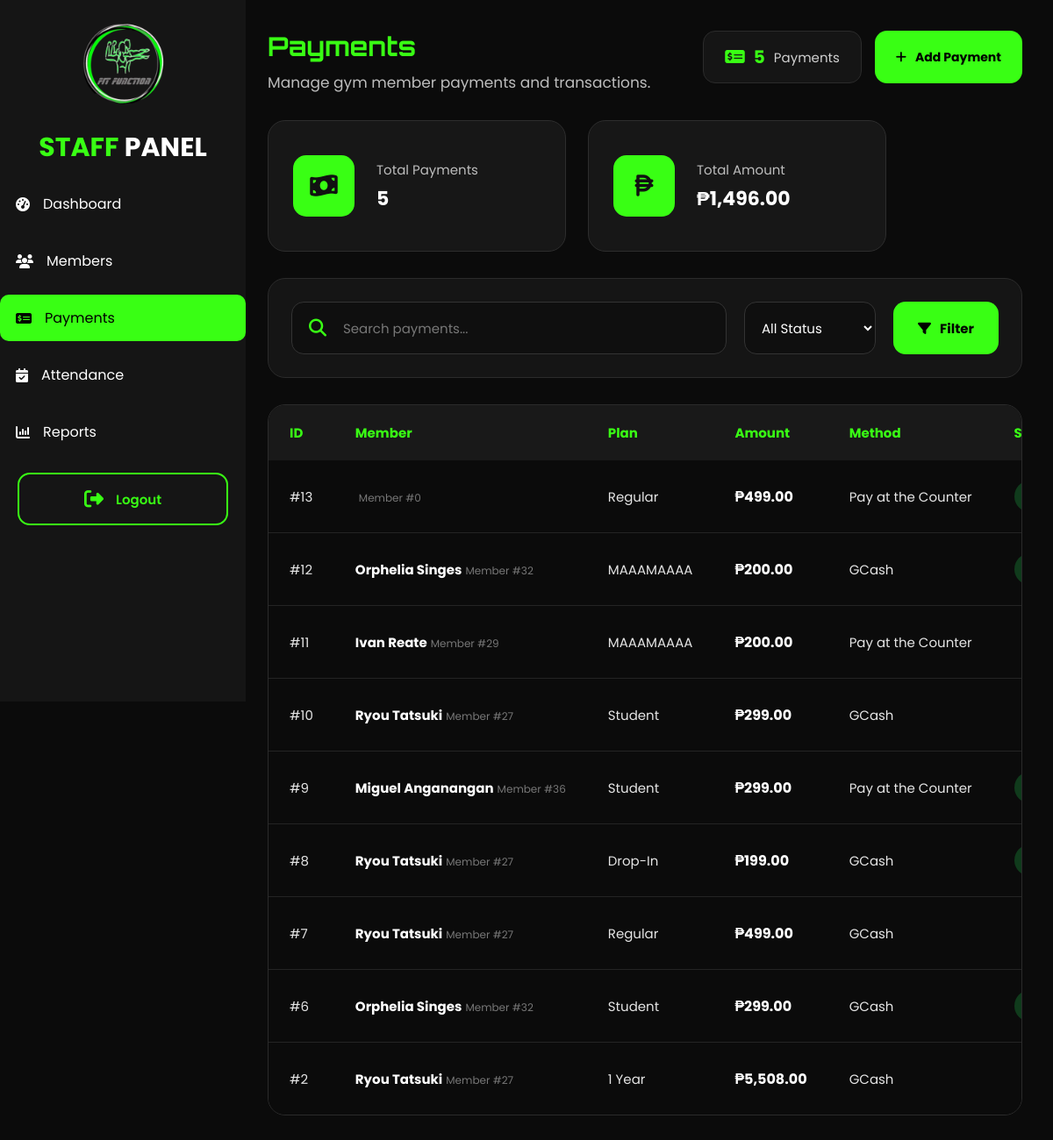
/payments_staff.php (signed in), run on the app's committed database.
### tables this page shows
CREATE TABLE `payments` (
  `payment_id` int(11) NOT NULL,
  `member_id` int(11) DEFAULT NULL,
  `payer_name` varchar(150) DEFAULT NULL,
  `plan_id` int(11) NOT NULL,
  `amount` decimal(10,2) NOT NULL,
  `payment_method` enum('Credit/Debit Card','GCash','Pay at the Counter') NOT NULL,
  `payment_status` enum('Pending','Approved','Declined') DEFAULT 'Pending',
  `transaction_reference` varchar(100) DEFAULT NULL,
  `proof_of_payment` varchar(255) DEFAULT NULL,
  `payment_date` timestamp NOT NULL DEFAULT CURRENT_TIMESTAMP
);

CREATE TABLE `membership_plans` (
  `plan_id` int(11) NOT NULL,
  `plan_name` varchar(50) NOT NULL,
  `duration_days` int(11) NOT NULL,
  `price` decimal(10,2) NOT NULL,
  `description` varchar(255) DEFAULT NULL,
  `status` enum('Active','Inactive') DEFAULT 'Active'
);

CREATE TABLE `signup` (
  `id` int(100) NOT NULL,
  `first_name` varchar(100) NOT NULL,
  `middlename` varchar(100) DEFAULT NULL,
  `last_name` varchar(100) NOT NULL,
  `suffix` varchar(20) DEFAULT NULL,
  `email` varchar(150) NOT NULL,
  `contact_number` varchar(30) NOT NULL,
  `gender` enum('Male','Female','Rather not say') NOT NULL,
  `birthdate` date NOT NULL,
  `password` varchar(255) NOT NULL,
  `created_at` timestamp NOT NULL DEFAULT CURRENT_TIMESTAMP ON UPDATE CURRENT_TIMESTAMP,
  `verification_code` varchar(6) NOT NULL,
  `verification_expiry` datetime NOT NULL,
  `email_verified` tinyint(1) NOT NULL DEFAULT '0',
  `status` varchar(20) NOT NULL DEFAULT 'Pending',
  `address` varchar(255) DEFAULT NULL,
  `profile_picture` varchar(255) DEFAULT NULL,
  `qr_token` varchar(64) DEFAULT NULL
);

### payments_staff.php (the view, shortened to what this page needs)
<?php
require_once("includes/staff_auth.php");
$search = trim($_GET['search'] ?? '');
$status = trim($_GET['status'] ?? '');
$sql = "
    SELECT
        p.payment_id,
        p.member_id,
        p.plan_id,
        p.amount,
        p.payment_method,
        p.payment_status,
        p.transaction_reference,
        p.proof_of_payment,
        p.payment_date,
        s.first_name,
        s.middlename,
        s.last_name,
        mp.plan_name
    FROM payments p
    LEFT JOIN signup s
        ON p.member_id = s.id
    LEFT JOIN membership_plans mp
        ON p.plan_id = mp.plan_id
    WHERE 1=1
";
$sql .= " ORDER BY p.payment_id DESC";
$stmt = $con->prepare($sql);
$stmt->execute();
$result = $stmt->get_result();
$totalPayments = 0;
$totalAmount = 0;
$countResult = $con->query("
    SELECT
        COUNT(*) AS total_payments,
        COALESCE(SUM(amount), 0) AS total_amount
    FROM payments
    WHERE payment_status = 'Approved'
");
if ($countResult) {
    $countData = $countResult->fetch_assoc();
    $totalPayments = $countData['total_payments'];
    $totalAmount = $countData['total_amount'];
}
?>
<!DOCTYPE html>
<html lang="en">
<head>
    <link
        rel="stylesheet"
        href="assets/css/admin.css"
    >
    <link
        rel="stylesheet"
        href="https://cdnjs.cloudflare.com/ajax/libs/font-awesome/6.5.2/css/all.min.css"
    >
</head>
<body>
<div class="wrapper">
    <?php include("includes/staff_sidebar.php"); ?>
    <div class="main">
    <div class="dashboard-content payments-content">
       <div class="page-header">
    <div>
        <h2>
            Payments
        </h2>
        <p>
            Manage gym member payments and transactions.
        </p>
    </div>
    <div class="page-header-actions">
        <div class="total-members-box">
            <i class="fa-solid fa-money-check-dollar"></i>
            <strong>
                <?= number_format($totalPayments) ?>
            </strong>
            Payments
        </div>
        <a
            href="payment_add_staff.php"
            class="btn-primary"
        >
            <i class="fa-solid fa-plus"></i>
            Add Payment
        </a>
    </div>
</div>
        <div class="stats-grid">
            <div class="stat-card">
                <div class="stat-icon">
                    <i class="fa-solid fa-money-bill-wave"></i>
                </div>
                <div>
                    <span>
                        Total Payments
                    </span>
                    <strong>
                        <?= number_format($totalPayments) ?>
                    </strong>
                </div>
            </div>
            <div class="stat-card">
                <div class="stat-icon">
                    <i class="fa-solid fa-peso-sign"></i>
                </div>
                <div>
                    <span>
                        Total Amount
                    </span>
                    <strong>
                        ₱<?= number_format($totalAmount, 2) ?>
                    </strong>
                </div>
            </div>
        </div>
        <form method="GET" class="member-filter-box">
    <div class="search-box">
        <input
    type="text"
    id="paymentSearch"
    name="search"
    placeholder="Search payments..."
    value="<?= htmlspecialchars($search) ?>"
>
    </div>
    <select name="status" id="statusFilter">
    <option value=""
        <?= $status === '' ? 'selected' : '' ?>>
        All Status
    </option>
</select>
    <button
        type="submit"
        class="filter-btn"
    >
        <i class="fa-solid fa-filter"></i>
        Filter
    </button>
</form>
        <div class="table-container">
            <table id="paymentsTable">
                <thead>
                    <tr>
                        <th>
                            ID
                        </th>
                        <th>
                            Member
                        </th>
                        <th>
                            Plan
                        </th>
                        <th>
                            Amount
                        </th>
                        <th>
                            Method
                        </th>
                        <th>
                            Status
                        </th>
                    </tr>
                </thead>
                <tbody>
                <?php if ($result->num_rows > 0): ?>
                    <?php while ($row = $result->fetch_assoc()): ?>
                        <?php
                        $fullName = trim(
                            $row['first_name'] . ' ' .
                            ($row['middle_name'] ?? '') . ' ' .
                            $row['last_name']
                        );
                        ?>
                        <tr>
                            <td>
                                #<?= (int)$row['payment_id'] ?>
                            </td>
                            <td>
                                <div class="member-name">
                                    <strong>
                                        <?= htmlspecialchars($fullName) ?>
                                    </strong>
                                    <small>
                                        Member #<?= (int)$row['member_id'] ?>
                                    </small>
                                </div>
                            </td>
                            <td>
                                <?= htmlspecialchars(
                                    $row['plan_name'] ?? 'No Plan'
                                ) ?>
                            </td>
                            <td>
                                <strong class="payment-amount">
                                    ₱<?= number_format(
                                        $row['amount'],
                                        2
                                    ) ?>
                                </strong>
                            </td>
                            <td>
                                <?= htmlspecialchars(
                                    $row['payment_method']
                                ) ?>
                            </td>
                            <td>
                                <?php if ($row['payment_status'] === 'Approved'): ?>
    <span class="status-badge active">
    </span>
<?php elseif ($row['payment_status'] === 'Declined'): ?>
    <span class="status-badge declined">
    </span>
<?php else: ?>
    <span class="status-badge pending">
        Pending
    </span>
<?php endif; ?>
                            </td>
                        </tr>
                    <?php endwhile; ?>
                <?php endif; ?>
                </tbody>
            </table>
        </div>
    </div>
 </div>
</div>
</body>
</html>

### data on the page
payments: payment_id "13", member "0", plan.plan_name "Regular", amount "499.00", payment_method "Pay at the Counter"
payments: payment_id "12", member.last_name "Orphelia Singes", member "32", plan.plan_name "MAAAMAAAA", amount "200.00", payment_method "GCash"
payments: payment_id "11", member.last_name "Ivan Reate", member "29", plan.plan_name "MAAAMAAAA", amount "200.00", payment_method "Pay at the Counter"
payments: payment_id "10", member.last_name "Ryou Tatsuki", member "27", plan.plan_name "Student", amount "299.00", payment_method "GCash"
payments: payment_id "9", member.last_name "Miguel Anganangan", member "36", plan.plan_name "Student", amount "299.00", payment_method "Pay at the Counter"
payments: payment_id "8", member.last_name "Ryou Tatsuki", member "27", plan.plan_name "Drop-In", amount "199.00", payment_method "GCash"
payments: payment_id "7", member.last_name "Ryou Tatsuki", member "27", plan.plan_name "Regular", amount "499.00", payment_method "GCash"
payments: payment_id "6", member.last_name "Orphelia Singes", member "32", plan.plan_name "Student", amount "299.00", payment_method "GCash"
payments: payment_id "2", member.last_name "Ryou Tatsuki", member "27", plan.plan_name "1 Year", amount "5,508.00", payment_method "GCash"

### other printed values
$totalPayments "5"
$totalAmount "1,496.00"
